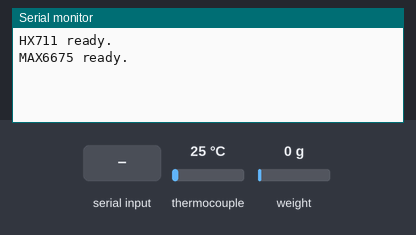
This sketch was run on a simulated ESP32. On the bench: the last lines printed to the serial monitor. The test bench sets the inputs (shaded band); at power-on: thermocouple 25 °C, weight on the scale 0 g.

Above: at 3.2 s.
3.3 s: "get_weight\n" received over the second serial link
At 4.3 s:
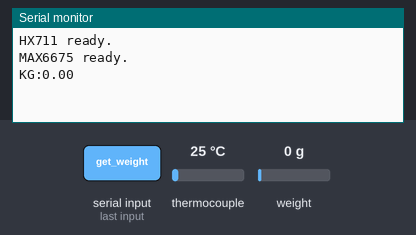
5.3 s: "get_temp\n" received over the second serial link
At 6.5 s:
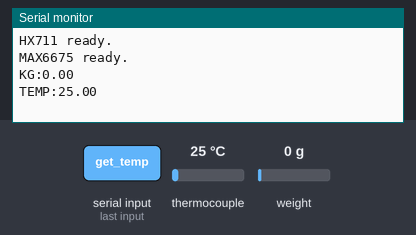

Measured:
- after the input at 3.3 s, the serial monitor: prints a new line after 0.50 s (image 1)
- after the input at 5.3 s, the serial monitor: prints a new line after 0.26 s (image 2)

The sketch:

esp32_code.ino
```cpp
#include "HX711.h"
#include "max6675.h"

// HX711 pins
#define HX711_DOUT 13 // 12 to 13
#define HX711_SCK  14

// MAX6675 pins
#define MAX6675_DO  19
#define MAX6675_CS  23
#define MAX6675_CLK 5

HX711 scale;
MAX6675 thermocouple(MAX6675_CLK, MAX6675_CS, MAX6675_DO);

void setup() {
  Serial.begin(115200);
  Serial2.begin(9600, SERIAL_8N1, 16, 17);  // Serial2: RX=16, TX=17

  // Initialize HX711
  scale.begin(HX711_DOUT, HX711_SCK);
  delay(500);
  if (!scale.is_ready()) {
    Serial.println("HX711 not found.");
  } else {
    Serial.println("HX711 ready.");
    scale.set_scale(21.813);  // Replace with actual calibration factor
    scale.tare();
  }

  // Initialize MAX6675
  delay(500);
  Serial.println("MAX6675 ready.");
}

void loop() {
  if (Serial2.available()) {
    String command = Serial2.readStringUntil('\n');
    command.trim();

    if (command == "get_weight") {
      float weight = scale.get_units(5);  // Average of 5 readings
      if (weight < 0) weight = 0;
      Serial2.print("KG:");
      Serial2.println(weight, 2);
      Serial.print("KG:");
      Serial.println(weight, 2);
    }
    else if (command == "get_temp") {
      // float tempC = thermocouple.readCelsius();
      float totalTemp = 0.0;
      int numReadings = 5;
      for (int i = 0; i < numReadings; i++) {
        totalTemp += thermocouple.readCelsius();
        delay(50);  // Small delay between readings
      }
      float avgTemp = totalTemp / numReadings;
      Serial2.print("TEMP:");
      // Serial2.println(tempC, 2);          // Send temperature in °C
      Serial2.println(avgTemp, 2);          // Send average temperature in °C
      Serial.print("TEMP:");
      // Serial.println(tempC, 2);
      Serial.println(avgTemp, 2);
    }
    else {
      Serial2.println("Invalid command");
    }
  }

  delay(50);  // Prevent flooding
}
```
